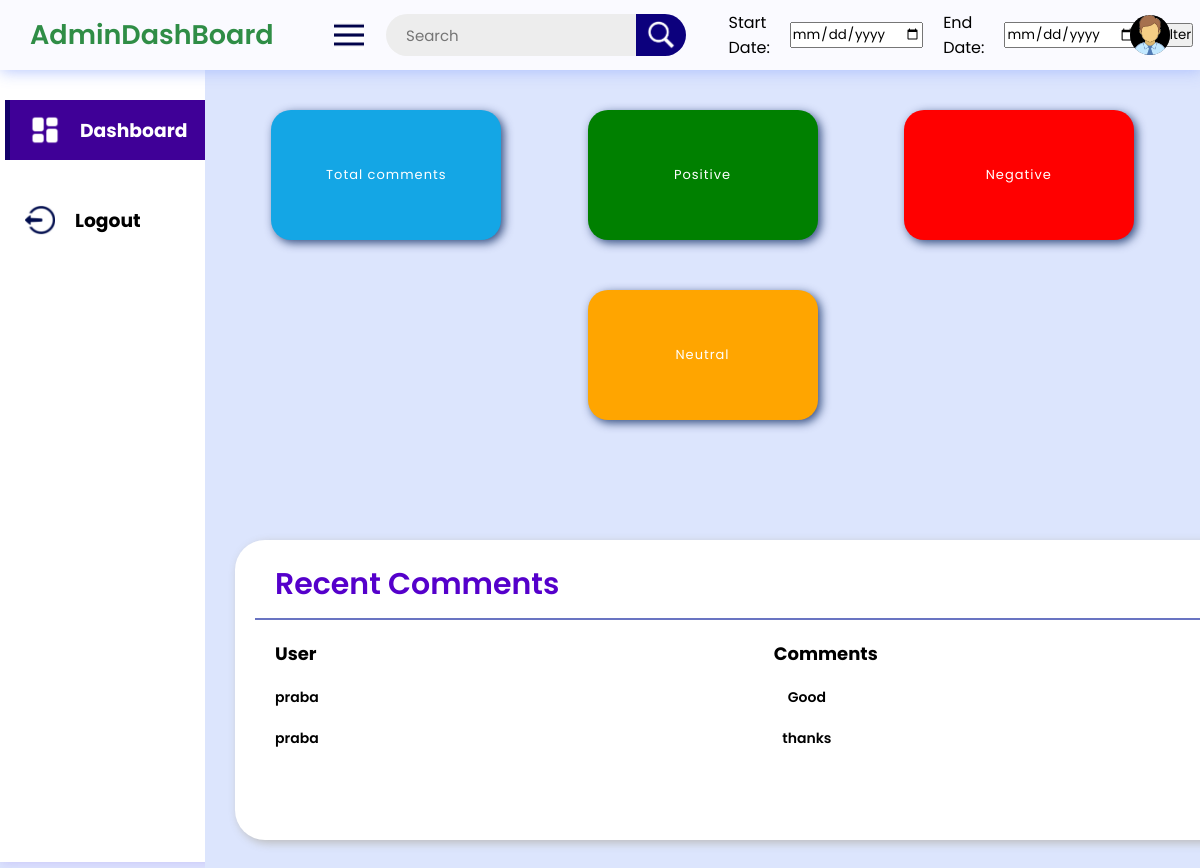
Before: /positive (signed in) with the older database file.
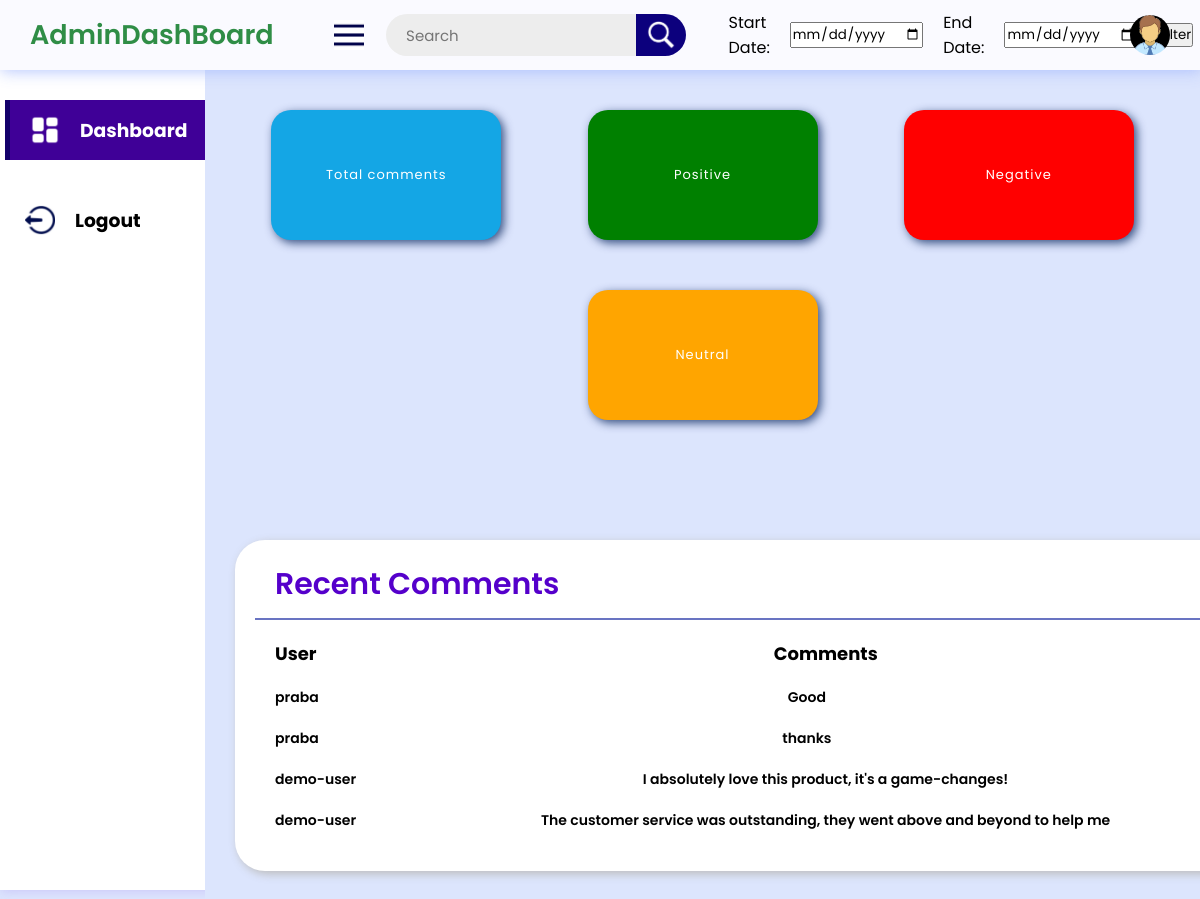
After: the same page with the newer database file.
### db.py (models this page shows)
class Comment(db.Model):
    id = db.Column(db.Integer, primary_key=True)
    user = db.Column(db.String(80), nullable=False)
    text = db.Column(db.String(500), nullable=False)
    sentiment = db.Column(db.Float)
    sentiment_label = db.Column(db.String(10))
    date = db.Column(Date, default=datetime.utcnow().date())

### route.py (the view)
@app.route('/positive', methods=['GET'])
@login_required
def get_positive():
    comments = Comment.query.all()
    total_comment=[]
    my_tuple=[]
    for i in range(len(comments)):
        if comments[i].sentiment_label == "Positive":
            comment={}
            comment["user"]=comments[i].user
            comment["comment"]=comments[i].text
            comment["sentiment_label"]=comments[i].sentiment_label
            total_comment.append(comment)
    return render_template('positive.html', comments=total_comment)

### route.py (called while the page is built)
@login_manager.user_loader
def load_user(user_id):
    return User.query.get(int(user_id))

### templates/positive.html (shortened to what this page needs)
<!DOCTYPE html>
<html lang="en">
<head>
	<link rel="stylesheet"
		href="{{ url_for('static', filename='css/style.css') }}">
	<link rel="stylesheet"
		href="{{ url_for('static', filename='css/responsive.css') }}">
</head>
<body>
	<header>
		<div class="logosec">
			<div class="logo">AdminDashBoard</div>
			<img src="{{ url_for('static', filename='images/menu-icon.png') }}"
				class="icn menuicn"
				id="menuicn"
				alt="menu-icon">
		</div>
		<div class="searchbar">
			<input type="text"
				placeholder="Search">
			<div class="searchbtn">
			<img src="{{ url_for('static', filename='images/search-icon.png') }}"
					class="icn srchicn"
					alt="search-icon">
			</div>
		</div>
		<form method="POST" class="date" id="filter-form">
			Start Date: <input type="date" name="start_date" id="start-date">
			End Date: <input type="date" name="end_date" id="end-date">
			<input type="submit" value="Filter">
		</form>
			<div class="dp">
			<img src="{{ url_for('static', filename='images/dp.png') }}"
					class="dpicn"
					alt="dp">
			</div>
	</header>
	<div class="main-container">
		<div class="navcontainer">
			<nav class="nav">
				<div class="nav-upper-options">
					<div class="nav-option option1">
						<img src="{{ url_for('static', filename='images/dashboard.png') }}"
							class="nav-img"
							alt="dashboard">
						<h3> Dashboard</h3>
					</div>
					<div class="nav-option logout" id="logout">
						<img src="{{ url_for('static', filename='images/logout.png') }}"
							class="nav-img"
							alt="logout">
						<h3>Logout</h3>
					</div>
				</div>
			</nav>
		</div>
		<div class="main">
			<div class="box-container">
				<div class="box box1" id="home">
					<div class="text">
						<h2 class="topic">Total comments</h2>
					</div>
				</div>
				<div class="box box2" id="positive">
					<div class="text">
						<h2 class="topic">Positive</h2>
					</div>
				</div>
				<div class="box box3" id="negative">
					<div class="text">
						<h2 class="topic">Negative</h2>
					</div>
				</div>
				<div class="box box4" id="neutral">
					<div class="text">
						<h2 class="topic">Neutral</h2>
					</div>
				</div>
			<div class="report-container">
				<div class="report-header">
					<h1 class="recent-Articles">Recent Comments</h1>
				</div>
				<div class="report-body">
					<div class="report-topic-heading">
						<h3 class="t-op">User</h3>
						<h3 class="t-op">Comments</h3>
					</div>
					<div class="items" id="positive-comments">
						{% for comment in comments %}
						<div class="item1">
							<h3 class="t-op-nextlvl">{{ comment.user }}</h3>
							<h3 class="t-op-nextlvl">{{ comment.comment }}</h3>
						</div>
					{% endfor %}
					</div>
				</div>
			</div>
		</div>
	</div>
</body>
</html>

Changed rows visible on the page:
added Comment: user "demo-user", comment "I absolutely love this product, it's a game-changes!"
added Comment: user "demo-user", comment "The customer service was outstanding, they went above and beyond to help me"
